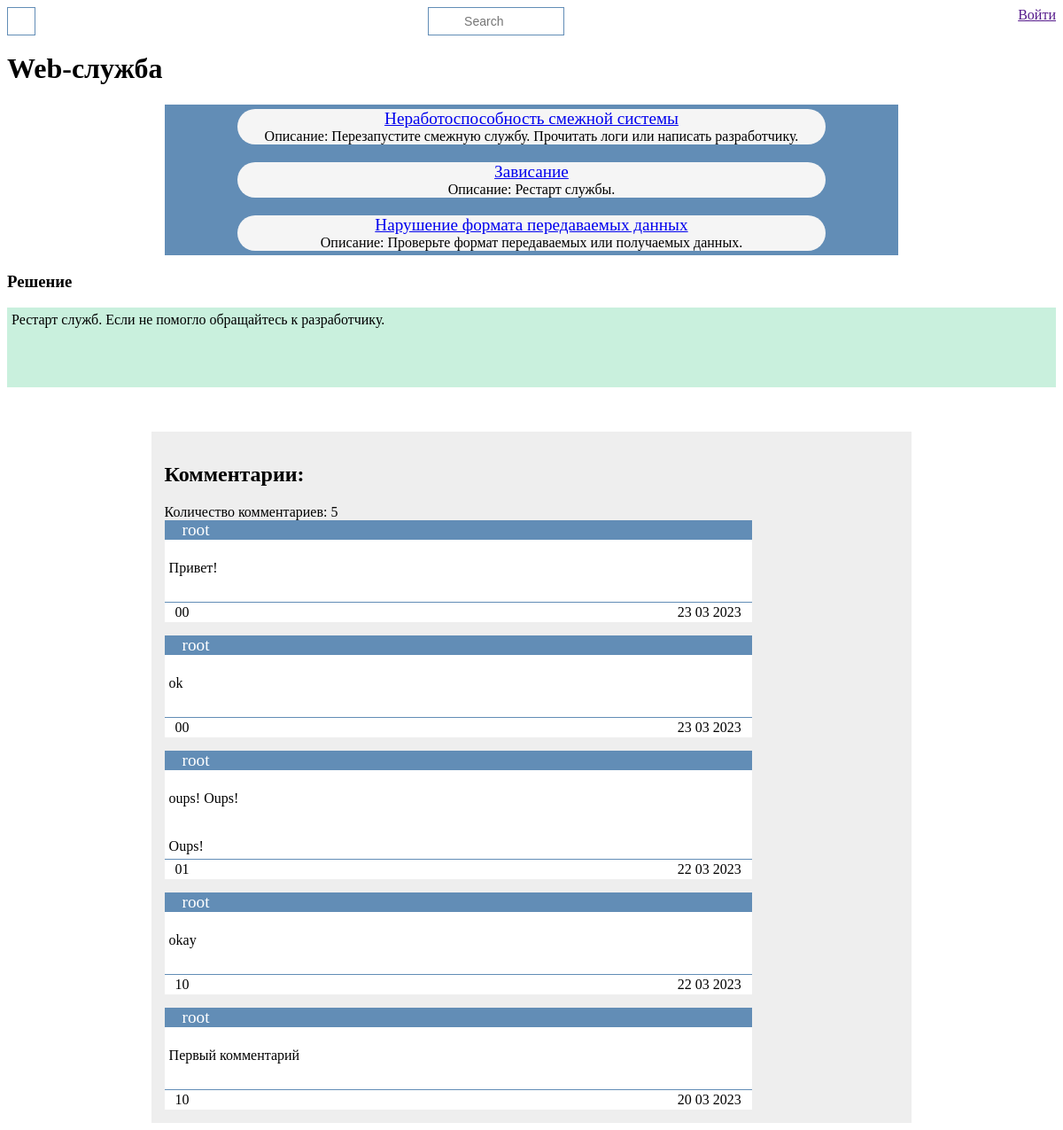
The app's page /problem/1, older data.
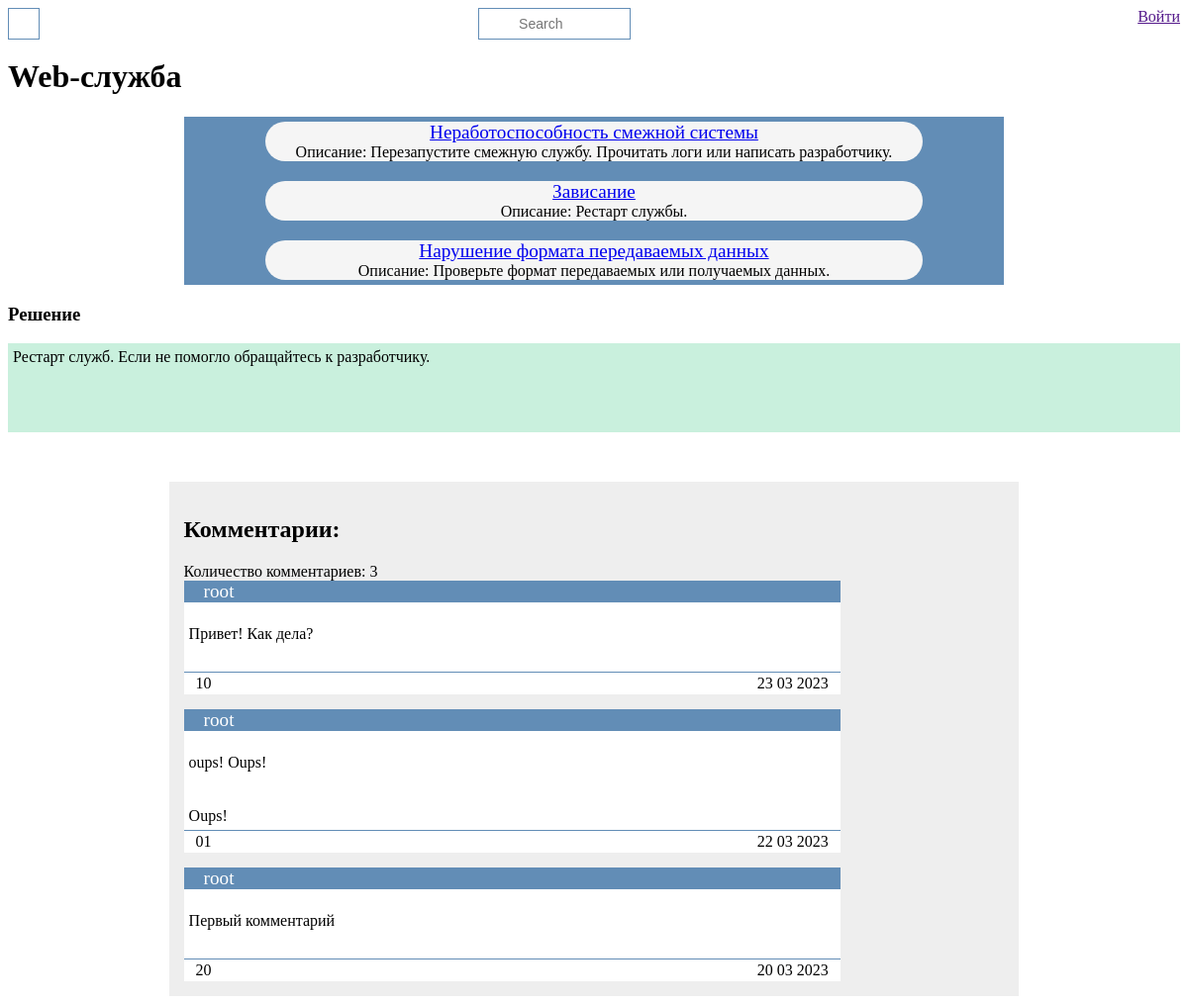
The same page, newer data.
### problem/models.py (models this page shows, shortened)
class Problem(models.Model):
    name        = models.CharField(max_length=100)
    description = models.CharField(max_length=150, blank=True)
    solution    = models.TextField(blank=True)
    comments    = GenericRelation("Comment")

class Symptom(models.Model):
    name        = models.CharField(max_length=100)
    description = models.TextField(blank=True)
    problem     = models.ForeignKey(Problem, on_delete=models.CASCADE)
    comments    = GenericRelation('Comment')
    def get_absolute_url(self):
        return reverse("symptom_detail", kwargs={"pk": self.pk})

class Comment(MPTTModel):
    parent = TreeForeignKey('self', blank=True, null=True, verbose_name="Родительская категория", related_name="children", on_delete=models.CASCADE, editable=False)
    user = models.ForeignKey(User, blank=True, null=True, on_delete=models.CASCADE, verbose_name="Пользователь")
    body = models.TextField(verbose_name="Комментарий")
    like = models.IntegerField(default=0, verbose_name="like")
    dislike = models.IntegerField(default=0, verbose_name="dislike")
    user_like = models.ManyToManyField(User, verbose_name="Кто поставил лайк", related_name="users_like", blank=True)
    user_dislike = models.ManyToManyField(User, verbose_name="Кто поставил дизлайк", related_name="users_dislike", blank=True)
    count_comment = models.IntegerField(default=0, verbose_name="Количество комментариев")
    is_active = models.BooleanField(default=False, verbose_name="Модерация")
    created = models.DateTimeField(auto_now_add=True, verbose_name="Создан")
    updated = models.DateTimeField(auto_now=True, verbose_name="Обновлен")
    content_type = models.ForeignKey(ContentType, on_delete=models.CASCADE)
    object_id = models.PositiveIntegerField()
    content_object = GenericForeignKey("content_type", "object_id")
    class Meta:
        verbose_name = "Комментарий"
        verbose_name_plural = "Коментарии"
        ordering = ["-created"]

### problem/views.py (the view)
# urls.py: path('problem/<slug:pk>', views.ProblemDetailView.as_view(), name="problem_detail"),
class ProblemDetailView(generic.DetailView):
    model = Problem

### problem/templatetags/forms.py
class CommentForm(forms.ModelForm):
    class Meta:
        model = Comment
        fields = ("body",)
        labels = {
            "body": ""
        }

### problem/templatetags/comments.py (called while the page is built)
@register.inclusion_tag(filename="add_comment.html")
def add_comment(obj, request):
    form_initial = {"content_type": ContentType.objects.get_for_model(obj), "object_id": obj.pk}
    comments = obj.comments.filter(is_active=True).order_by("-created")
    all_coments = comments.count()
    paginator = Paginator(comments, 5)
    page = request.GET.get('page')
    comments = paginator.get_page(page)
    form = CommentForm(initial=form_initial)
    return {
        "comments": comments,
        "all_comment": all_coments,
        "request": request,
        "form": form,
        "obj": obj,
        "content_type": ContentType.objects.get_for_model(obj),
    }

### problem/templates/problem/problem_detail.html
{% extends 'base_generic.html' %}
{% block content %}
    <h1> {{ problem.name }}</h1>
    <div class="symptoms-container">
        {% for symptom in problem.symptom_set.all %}
        <div class="symptom">
            <div class="symptom-name">
                <a href="{{ symptom.get_absolute_url }}">{{ symptom.name }}</a>
            </div>
            <div class="symptom-description">
                Описание: {{ symptom.description }}
            </div>
        </div>
        {% endfor %}
    </div>
    <h3> Решение </h3>
    <div class="problem-solution">
        {{ problem.solution }}
    </div>
{% endblock content %}
{% block comment %}
    {% load comments %}
    {% add_comment problem request %}
{% endblock comment %}

### problem/templates/base_generic.html (shortened to what this page needs)
<!DOCTYPE html>
<html lang="ru">
    <head>
        {% load static %}
        <link rel="stylesheet" href="{% static 'css/style.css' %}">
    </head>
    <body>
        <div id="top-menu">
            <a class="btn-home" href="{% url 'problems' %}"></a>
            <div id="search">
                <form action="{% url 'search_results' %}" method="get">
                    <input name="q" type="text" id="problems-search" placeholder="Search">
                </form>
            </div>
            <span class="login-auto">
                {% if user.is_authenticated %}
                    <a href="">Выйти</a>
                {% else %}
                    <a href="">Войти</a>
                {% endif %}
            </span>
        </div>
        <div id="maim-menu">
        {% block content %}{% endblock content %}
        </div>
        {% block comment %}{% endblock comment %}
    </body>
</html>

### problem/templates/add_comment.html (shortened to what this page needs)
<div class="comment-tree">
    <h2 class="subtitle is-4">Комментарии:</h2>
    <span class="comment-count">Количество комментариев: {{ all_comment }}</span>
    <div class="comment-container">
        {% for comment in comments %}
            <div class="comment">
                <span class="comment-author">{{ comment.user }}</span>
                <div class="comment-body">
                    {{ comment.body.strip }}
                </div>
                <div class="comment-footer">
                    <div class="ld-container" data-id="{{ comment.pk }}">
                        {% if request.user in comment.user_like.all %}
                            <span class="likes selected">{{ comment.like }} </span>
                        {% else %}
                        <span class="likes">{{ comment.like }} </span>
                        {% endif %}
                        {% if request.user in comment.user_dislike.all %}
                            <span class="dislikes selected">{{ comment.dislike }}</span>
                        {% else %}
                            <span class="dislikes">{{ comment.dislike }}</span>
                        {% endif %}
                    </div>
                    <span class="comment-date">
                        {{ comment.created|date:"d m Y" }}
                    </span>
                </div>
            </div>
        {% endfor %}
    </div>
</div>

### problem/static/css/style.css (style rules this page uses)
:root { --main-container-bg-color: #eee; --main-border-color: #628DB6; --main-solution-color: #c9f0dd; --main-card-bg-color: whitesmoke; --hover-color: rgb(175, 175, 175); --comment-color: rgb(125, 225, 255); --comment-color-hover: rgb(79, 209, 248); --dangerous-color: #FF4040; }
#top-menu { margin-bottom: 10px; display: flex; flex-direction: row; height: 30px; justify-content: space-between; }
.btn-home { margin: 0; padding: 0; display: flex; border:1px solid var(--main-border-color); height: 30px; aspect-ratio: 1; justify-content: center; align-items: center; }
.btn-home::before { content: url('https://api.iconify.design/material-symbols/garage-home-outline.svg?width=25'); }
#problems-search { background: url('https://api.iconify.design/ic/baseline-search.svg') no-repeat center center / contain; background-position: 5px 0px; width: 50%; height: 10px; font-size: 14px; padding: 10px 0px 10px 40px; border: 1px solid var(--main-border-color); position: relative; }
.problem-solution { background-color: var(--main-solution-color); min-height: 80px; padding: 5px; }
.symptoms-container { background-color: var(--main-border-color); width: 70%; margin: auto; display: flex; flex-direction: column; gap: 10px; justify-content: center; align-items: center; }
.symptom { background-color: var(--main-card-bg-color); margin: 5px; display: flex; width: 80%; flex-direction: column; align-items: center; border-radius: 20px; }
.symptom-name { font-size: larger; }
.comment-tree { display: flex; width: 70%; margin: auto; margin-top: 50px; padding: 15px; background-color: var(--main-container-bg-color); justify-content: center; flex-direction: column; }
.username, .comment-author { padding-left: 20px; background-color: var(--main-border-color); color: white; font-size: larger; }
.comment-container { display: flex; flex-direction: column; gap: 15px; }
.comment { display: flex; justify-content: center; flex-direction: column; width: 80%; }
.comment-body { min-height: 60px; padding: 5px; background-color: white; border-bottom:1px solid var(--main-border-color); white-space: pre-line; }
.comment-footer { display: flex; min-height: 20px; padding-left: 10px; padding-right: 10px; justify-content: space-between; background-color: white; }
.comment-footer > * { display: flex; justify-content: center; align-items: center; margin: 2px; }
.likes, .dislikes { cursor: pointer; }
.likes::before { content: url('https://api.iconify.design/uiw/like-o.svg'); }
.dislikes::before { content: url('https://api.iconify.design/uiw/dislike-o.svg'); }

Row changes from the older to the newer data that the page shows:
removed Comment: user "root", body.strip "ok", like "0", dislike "0", created "23 03 2023"
removed Comment: user "root", body.strip "okay", like "1", dislike "0", created "22 03 2023"
changed Comment: body.strip "Привет!" → "Привет! Как дела?"; like "0" → "1"
changed Comment "Первый комментарий": like "1" → "2"
Text that changed along with them:
{{ all_comment }}: "5" → "3"
